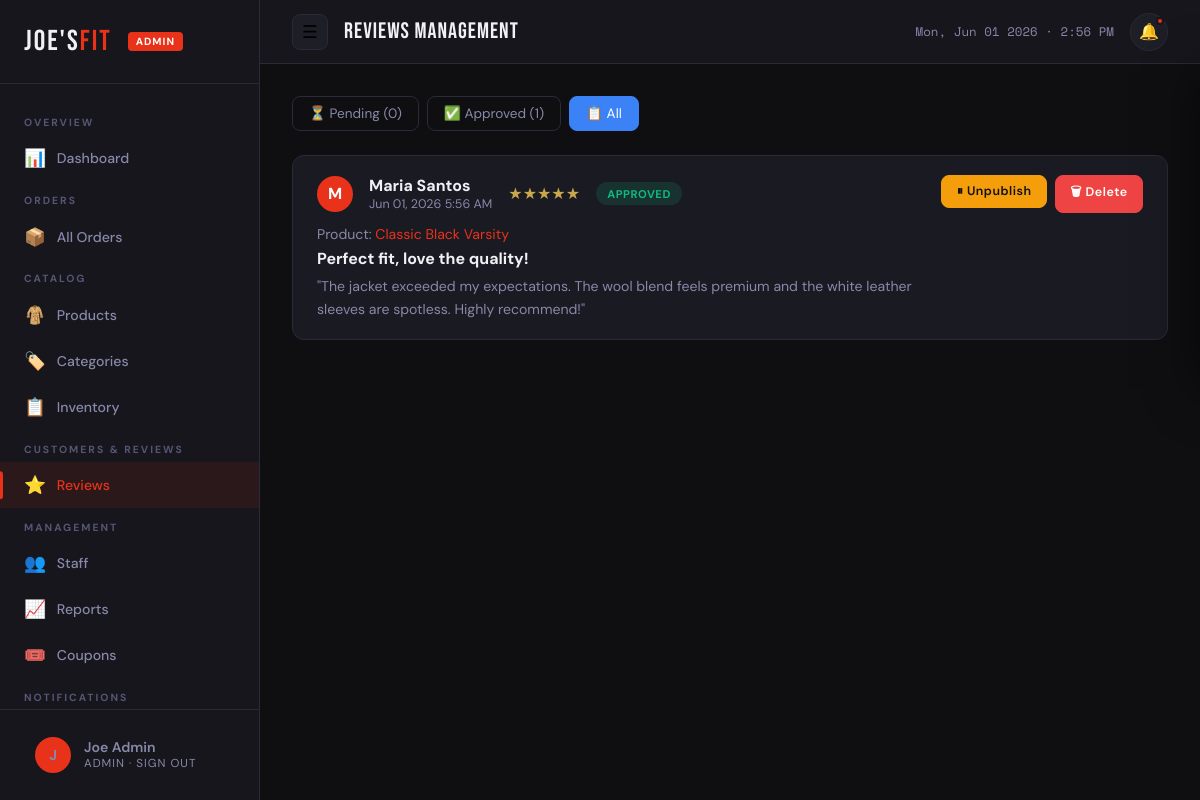
Page /admin/pages/reviews.php?filter=all (signed in) on the committed database.
### tables this page shows
CREATE TABLE `reviews` (
  `id` int(11) NOT NULL AUTO_INCREMENT,
  `product_id` int(11) NOT NULL,
  `order_id` int(11) NOT NULL,
  `customer_id` int(11) DEFAULT NULL,
  `customer_name` varchar(100) NOT NULL,
  `rating` tinyint(1) NOT NULL DEFAULT 5,
  `title` varchar(200) DEFAULT NULL,
  `body` text DEFAULT NULL,
  `is_approved` tinyint(1) DEFAULT 0,
  `created_at` timestamp DEFAULT CURRENT_TIMESTAMP,
  PRIMARY KEY (`id`),
  KEY `product_id` (`product_id`),
  KEY `order_id` (`order_id`)
);

CREATE TABLE `products` (
  `id` int(11) NOT NULL AUTO_INCREMENT,
  `category_id` int(11) NOT NULL,
  `name` varchar(200) NOT NULL,
  `slug` varchar(200) NOT NULL,
  `description` text,
  `price` decimal(10,2) NOT NULL,
  `sale_price` decimal(10,2) DEFAULT NULL,
  `stock` int(11) DEFAULT 0,
  `sku` varchar(100) DEFAULT NULL,
  `image` varchar(255) DEFAULT NULL,
  `images` text DEFAULT NULL,
  `sizes` varchar(255) DEFAULT NULL,
  `colors` varchar(255) DEFAULT NULL,
  `is_featured` tinyint(1) DEFAULT 0,
  `is_active` tinyint(1) DEFAULT 1,
  `created_at` timestamp DEFAULT CURRENT_TIMESTAMP,
  `updated_at` timestamp DEFAULT CURRENT_TIMESTAMP ON UPDATE CURRENT_TIMESTAMP,
  PRIMARY KEY (`id`),
  UNIQUE KEY `slug` (`slug`),
  KEY `category_id` (`category_id`)
);

### includes/config.php (called while the page is built, shortened)
<?php
function sanitize($data) {
    return htmlspecialchars(strip_tags(trim($data)));
}
?>

### admin/pages/reviews.php (the view, shortened to what this page needs)
<?php
require_once '../includes/admin_header.php';
$filter = sanitize($_GET['filter'] ?? 'pending');
$where  = [];
$whereSQL = $where ? 'WHERE '.implode(' AND ',$where) : '';
$reviews = $pdo->query("
  SELECT r.*, p.name as product_name, p.slug as product_slug
  FROM reviews r JOIN products p ON r.product_id=p.id
  $whereSQL ORDER BY r.created_at DESC
")->fetchAll();
$pendingCount  = $pdo->query("SELECT COUNT(*) FROM reviews WHERE is_approved=0")->fetchColumn();
$approvedCount = $pdo->query("SELECT COUNT(*) FROM reviews WHERE is_approved=1")->fetchColumn();
?>
<div style="display:flex;gap:0.5rem;margin-bottom:1.5rem">
  <a href="?filter=pending"  style="padding:0.5rem 1rem;border-radius:8px;border:1px solid var(--border);font-size:0.85rem;<?= $filter==='pending'?'background:var(--accent);border-color:var(--accent);color:white':'color:var(--text-muted)' ?>">
    ⏳ Pending (<?= $pendingCount ?>)
  </a>
  <a href="?filter=approved" style="padding:0.5rem 1rem;border-radius:8px;border:1px solid var(--border);font-size:0.85rem;<?= $filter==='approved'?'background:var(--green);border-color:var(--green);color:white':'color:var(--text-muted)' ?>">
    ✅ Approved (<?= $approvedCount ?>)
  </a>
  <a href="?filter=all"      style="padding:0.5rem 1rem;border-radius:8px;border:1px solid var(--border);font-size:0.85rem;<?= $filter==='all'?'background:var(--blue);border-color:var(--blue);color:white':'color:var(--text-muted)' ?>">
    📋 All
  </a>
</div>
<div style="display:grid;gap:1rem">
  <?php foreach ($reviews as $r): ?>
    <div class="card">
      <div style="padding:1.2rem 1.5rem;display:flex;justify-content:space-between;align-items:start;flex-wrap:wrap;gap:1rem">
        <div style="flex:1">
          <div style="display:flex;align-items:center;gap:1rem;margin-bottom:0.8rem;flex-wrap:wrap">
            <div style="width:36px;height:36px;border-radius:50%;background:var(--accent);color:white;display:flex;align-items:center;justify-content:center;font-weight:700;flex-shrink:0">
              <?= strtoupper(substr($r['customer_name'],0,1)) ?>
            </div>
            <div>
              <div style="font-weight:700"><?= htmlspecialchars($r['customer_name']) ?></div>
              <div style="font-size:0.78rem;color:var(--text-muted)"><?= date('M d, Y g:i A',strtotime($r['created_at'])) ?></div>
            </div>
            <div style="color:#c9a84c;font-size:1rem"><?= str_repeat('★',$r['rating']) . str_repeat('☆',5-$r['rating']) ?></div>
            <span class="badge <?= $r['is_approved']?'badge-active':'badge-pending' ?>"><?= $r['is_approved']?'Approved':'Pending' ?></span>
          </div>
          <div style="font-size:0.88rem;color:var(--text-muted);margin-bottom:0.3rem">
            Product: <a href="/joesfit/product.php?slug=<?= $r['product_slug'] ?>" target="_blank" style="color:var(--accent)"><?= htmlspecialchars($r['product_name']) ?></a>
          </div>
          <?php if ($r['title']): ?>
            <div style="font-weight:700;margin-bottom:0.4rem"><?= htmlspecialchars($r['title']) ?></div>
          <?php endif; ?>
          <?php if ($r['body']): ?>
            <div style="font-size:0.88rem;line-height:1.6;color:var(--text-muted)">"<?= htmlspecialchars($r['body']) ?>"</div>
          <?php endif; ?>
        </div>
        <div style="display:flex;gap:0.5rem;flex-shrink:0">
          <?php if (!$r['is_approved']): ?>
            <form method="POST">
              <input type="hidden" name="id" value="<?= $r['id'] ?>">
              <input type="hidden" name="action" value="approve">
              <button type="submit" class="btn btn-success btn-sm">✅ Approve</button>
            </form>
          <?php else: ?>
            <form method="POST">
              <button type="submit" class="btn btn-warning btn-sm">⏸ Unpublish</button>
            </form>
          <?php endif; ?>
          <form method="POST" onsubmit="return confirm('Delete this review?')">
            <button type="submit" class="btn btn-danger btn-sm">🗑 Delete</button>
          </form>
        </div>
      </div>
    </div>
  <?php endforeach; ?>
</div>
<?php require_once '../includes/admin_footer.php'; ?>

### admin/assets/css/admin.css (style rules this page uses)
:root { --bg: #0f0f12; --bg-2: #16161c; --bg-3: #1e1e27; --bg-card: #1a1a22; --text: #f0f0f5; --text-muted: #8888aa; --text-light: #555575; --accent: #e8321a; --accent-dark: #c42a14; --accent-glow: rgba(232,50,26,0.25); --blue: #3b82f6; --green: #10b981; --yellow: #f59e0b; --purple: #8b5cf6; --border: #2a2a38; --border-light: #333345; --shadow: 0 4px 24px rgba(0,0,0,0.4); --shadow-lg: 0 8px 48px rgba(0,0,0,0.6); --radius: 12px; --radius-sm: 8px; --font-display: 'Bebas Neue', sans-serif; --font-body: 'DM Sans', sans-serif; --font-mono: 'Space Mono', monospace; --sidebar-w: 260px; --header-h: 64px; --transition: 0.2s ease; }
*, *::before, *::after { box-sizing: border-box; margin: 0; padding: 0; }
html { scroll-behavior: smooth; }
body { font-family: var(--font-body); background: var(--bg); color: var(--text); min-height: 100vh; }
a { color: inherit; text-decoration: none; }
button { cursor: pointer; border: none; background: none; font-family: inherit; }
.card { background: var(--bg-card); border: 1px solid var(--border); border-radius: var(--radius); overflow: hidden; }
.badge { display: inline-flex; align-items: center; padding: 0.3rem 0.7rem; border-radius: 50px; font-size: 0.7rem; font-weight: 700; letter-spacing: 0.5px; text-transform: uppercase; white-space: nowrap; }
.badge-active { background: rgba(16,185,129,0.15); color: #10b981; }
.btn { display: inline-flex; align-items: center; gap: 0.4rem; padding: 0.65rem 1.3rem; border-radius: var(--radius-sm); font-weight: 600; font-size: 0.82rem; letter-spacing: 0.5px; transition: all var(--transition); cursor: pointer; border: 1.5px solid transparent; white-space: nowrap; }
.btn-danger { background: #ef4444; color: white; border-color: #ef4444; }
.btn-warning { background: var(--yellow); color: #111; border-color: var(--yellow); }
.btn-sm { padding: 0.45rem 0.9rem; font-size: 0.78rem; }

### rows in the picture
reviews: customer_name "M", customer_name "Maria Santos", created_at "Jun 01, 2026 5:56 AM", rating "★★★★★", is_approved "APPROVED", product.name "Classic Black Varsity", title "Perfect fit, love the quality!", body "The jacket exceeded my expectations. The wool blend feels premium and the white leather sleeves are spotless. Highly recommend!"

### other values in the picture
substr($admin['name'], 0, 1) "J"
$admin['name'] "Joe Admin"
$admin['role'] "ADMIN"
$pageTitle "Reviews Management"
$pendingCount "0"
$approvedCount "1"
